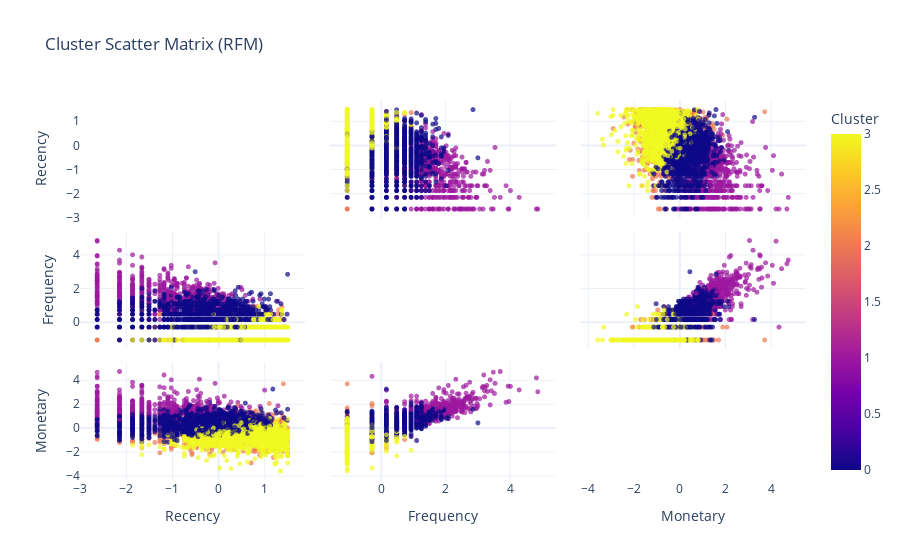

Source (notebook cell):
### Code cell
# Pairwise scatter plots of normalized RFM features
fig = px.scatter_matrix(
    normal_.assign(Cluster=rfm_segment['Cluster']),
    dimensions=['Recency', 'Frequency', 'Monetary'],
    color='Cluster',
    title="Cluster Scatter Matrix (RFM)",
    template='plotly_white'
)
fig.update_traces(diagonal_visible=False, marker=dict(size=5, opacity=0.7))
fig.show()

### Figure 1 — Plotly figure (JSON) as saved in the notebook; plotly's stock layout.template omitted (floating-point values rounded to 4 significant figures; data arrays with more than 128 entries replaced by an {"elided": "..."} marker saying what was removed)
{"data": [{"diagonal": {"visible": false}, "dimensions": [{"axis": {"matches": true}, "label": "Recency", "values": {"elided": "4338 float values"}}, {"axis": {"matches": true}, "label": "Frequency", "values": {"elided": "4338 float values"}}, {"axis": {"matches": true}, "label": "Monetary", "values": {"elided": "4338 float values"}}], "hovertemplate": "%{xaxis.title.text}=%{x}<br>%{yaxis.title.text}=%{y}<br>Cluster=%{marker.color}<extra></extra>", "legendgroup": "", "marker": {"color": {"elided": "4338 int values"}, "coloraxis": "coloraxis", "opacity": 0.7, "size": 5, "symbol": "circle"}, "name": "", "showlegend": false, "type": "splom"}], "layout": {"coloraxis": {"colorbar": {"title": {"text": "Cluster"}}, "colorscale": [[0, "#0d0887"], [0.1111, "#46039f"], [0.2222, "#7201a8"], [0.3333, "#9c179e"], [0.4444, "#bd3786"], [0.5556, "#d8576b"], [0.6667, "#ed7953"], [0.7778, "#fb9f3a"], [0.8889, "#fdca26"], [1, "#f0f921"]]}, "dragmode": "select", "legend": {"tracegroupgap": 0}, "title": {"text": "Cluster Scatter Matrix (RFM)"}}}
